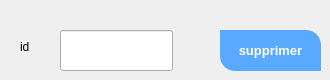
     <widget class="QWidget" name="tabWidgetPage4">
      <attribute name="title">
       <string>supprimer</string>
      </attribute>
      <widget class="QLabel" name="label_11">
       <property name="geometry">
        <rect>
         <x>20</x>
         <y>40</y>
         <width>47</width>
         <height>13</height>
        </rect>
       </property>
       <property name="text">
        <string>id</string>
       </property>
      </widget>
      <widget class="QPushButton" name="pushButton_4">
       <property name="geometry">
        <rect>
         <x>220</x>
         <y>30</y>
         <width>101</width>
         <height>41</height>
        </rect>
       </property>
       <property name="styleSheet">
        <string notr="true">QPushButton
{
	
	
	
	background-color: rgb(89, 169, 255);
	color: #fff;
	font-size: 13px;
	font-weight: bold;
	border-top-right-radius: 15px;
	border-top-left-radius: 0px;
	border-bottom-right-radius: 0px;
	border-bottom-left-radius: 15px;
	/*padding: 10px;*/

}</string>
       </property>
       <property name="text">
        <string>supprimer</string>
       </property>
      </widget>
      <widget class="QLineEdit" name="lineEdit_supprimer">
       <property name="geometry">
        <rect>
         <x>60</x>
         <y>30</y>
         <width>113</width>
         <height>41</height>
        </rect>
       </property>
      </widget>
      <widget class="QLabel" name="label_38">
       <property name="geometry">
        <rect>
         <x>180</x>
         <y>10</y>
         <width>31</width>
         <height>21</height>
        </rect>
       </property>
       <property name="styleSheet">
        <string notr="true">image:url(:/icons /delete.png)</string>
       </property>
       <property name="text">
        <string/>
       </property>
      </widget>
     </widget>
